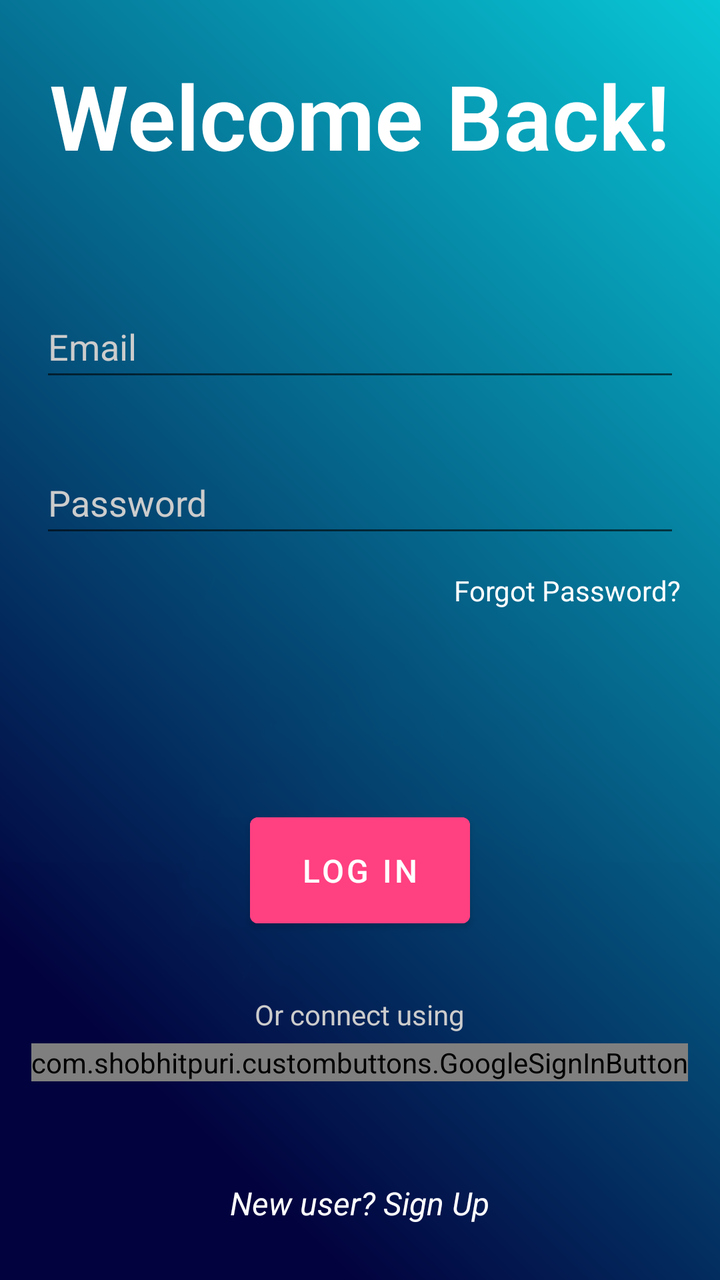
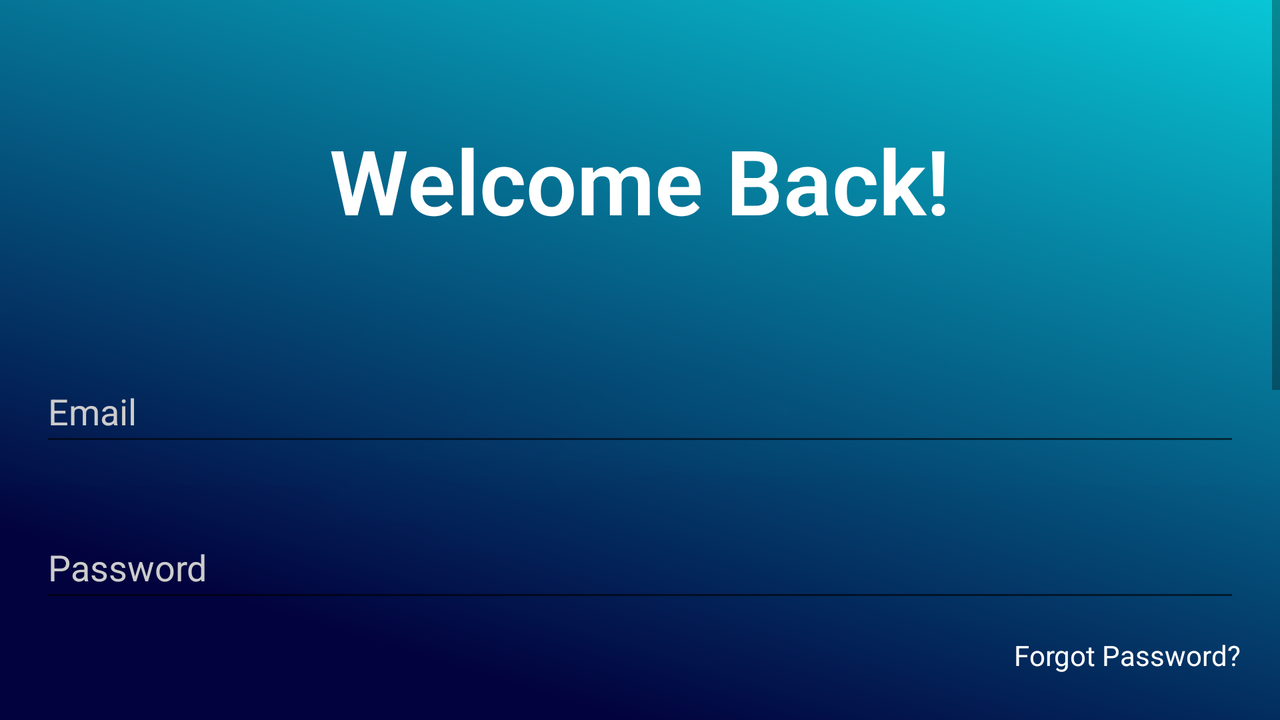

The same Android screen from two of the app's own layout files: first res/layout/ as a phone draws it, then the repository's variant for another configuration, drawn on a device whose configuration selects that folder. Both files follow.
<!-- AndroidManifest.xml: application theme Theme.ImproveU -->
<!-- res/layout/activity_login.xml -->
<?xml version="1.0" encoding="utf-8"?>
<LinearLayout xmlns:android="http://schemas.android.com/apk/res/android"
    xmlns:tools="http://schemas.android.com/tools"
    android:layout_width="match_parent"
    android:layout_height="match_parent"
    xmlns:app="http://schemas.android.com/apk/res-auto"
    android:orientation="vertical"
    android:gravity="center"
    android:background="@drawable/slidebackground"
    tools:context=".LoginActivity">

    <TextView
        android:id="@+id/signInTextView"
        android:layout_width="wrap_content"
        android:layout_height="wrap_content"
        android:fontFamily="sans-serif-light"
        android:text="@string/signIn_text"
        android:textColor="@color/white"
        android:textSize="45sp"
        android:textStyle="bold" />

    <EditText
        android:id="@+id/signInEmailAddress"
        android:layout_width="match_parent"
        android:layout_height="wrap_content"
        android:layout_marginStart="20dp"
        android:layout_marginEnd="20dp"
        android:layout_marginTop="60dp"
        android:autofillHints="emailAddress"
        android:drawableStart="@drawable/ic_email"
        android:drawablePadding="12dp"
        android:ems="10"
        android:hint="@string/email"
        android:inputType="textEmailAddress"
        android:minHeight="48dp"
        android:textColor="@color/white"
        android:textColorHint="@color/colorTransparentWhite" />

    <EditText
        android:id="@+id/signInPassword"
        android:layout_width="match_parent"
        android:layout_height="wrap_content"
        android:layout_marginStart="20dp"
        android:layout_marginEnd="20dp"
        android:layout_marginTop="30dp"
        android:ems="10"
        android:hint="@string/password"
        android:drawablePadding="12dp"
        android:drawableStart="@drawable/ic_lock"
        android:inputType="textPassword"
        android:minHeight="48dp"
        android:textColor="@color/white"
        android:textColorHint="@color/colorTransparentWhite"
        android:autofillHints="password" />

    <TextView
        android:id="@+id/forgotPassword"
        android:layout_width="match_parent"
        android:layout_height="wrap_content"
        android:layout_marginStart="20dp"
        android:layout_marginEnd="20dp"
        android:gravity="end"
        android:layout_marginTop="12dp"
        android:text="@string/forgotPassword_text"
        android:textColor="@color/white" />

    <ProgressBar
        android:id="@+id/progressBarLogin"
        android:layout_width="wrap_content"
        android:layout_height="wrap_content"
        android:layout_marginTop="20dp"
        android:visibility="invisible"/>

    <Button
        android:id="@+id/signInBtn"
        android:layout_width="110dp"
        android:layout_height="65dp"
        android:layout_marginTop="30dp"
        android:backgroundTint="@color/colorAccent"
        android:text="@string/signIn_btn"
        android:textSize="16sp"
        android:textColor="@color/white" />

    <TextView
        android:id="@+id/otherMethod"
        android:layout_width="wrap_content"
        android:layout_height="wrap_content"
        android:layout_marginTop="30dp"
        android:text="@string/otherMethod_text"
        android:textColor="@color/colorTransparentWhite" />

    <com.shobhitpuri.custombuttons.GoogleSignInButton
        android:id="@+id/googleSignIn"
        android:layout_width="wrap_content"
        android:layout_height="wrap_content"
        android:text="@string/google"
        app:isDarkTheme="false"
        android:layout_marginTop="5dp"/>

    <TextView
        android:id="@+id/newUserTextView"
        android:layout_width="wrap_content"
        android:layout_height="wrap_content"
        android:layout_marginTop="50dp"
        android:text="@string/newUser_text"
        android:textColor="@color/white"
        android:textSize="16sp"
        android:textStyle="italic" />

</LinearLayout>
<!-- resources referenced by this layout -->
<resources>
  <color name="colorAccent">#FF4081</color>
  <color name="colorTransparentWhite">#CCCCCC</color>
  <color name="white">#FFFFFFFF</color>
  <!-- drawable slidebackground: png bitmap (drawable-v24, 344181 bytes) -->
  <string name="email">Email</string>
  <string name="forgotPassword_text">Forgot Password?</string>
  <string name="google">Google</string>
  <string name="newUser_text">New user? Sign Up</string>
  <string name="otherMethod_text">Or connect using</string>
  <string name="password">Password</string>
  <string name="signIn_btn">Log In</string>
  <string name="signIn_text">Welcome Back!</string>
  <style name="Theme.ImproveU" parent="Theme.MaterialComponents.DayNight.NoActionBar">
          
          <item name="colorPrimary">@color/darkBlue</item>
          <item name="colorPrimaryVariant">@color/purple_700</item>
          <item name="colorOnPrimary">@color/white</item>
          
          <item name="colorSecondary">@color/colorAccent</item>
          <item name="colorSecondaryVariant">@color/teal_700</item>
          <item name="colorOnSecondary">@color/black</item>
          
          <item name="android:statusBarColor" tools:targetApi="l">?attr/colorPrimaryVariant</item>
          
          <item name="android:windowAnimationStyle">@style/CustomActivityAnimation</item>
          
          <item name="android:windowTranslucentStatus">true</item>
          
      </style>
  <color name="darkBlue">#052D5F</color>
  <color name="purple_700">#FF3700B3</color>
  <color name="teal_700">#FF018786</color>
  <color name="black">#FF000000</color>
  <style name="CustomActivityAnimation" parent="@android:style/Animation.Activity">
          <item name="android:activityOpenEnterAnimation">@anim/slide_in_right</item>
          <item name="android:activityOpenExitAnimation">@anim/slide_out_left</item>
          <item name="android:activityCloseEnterAnimation">@anim/slide_in_left</item>
          <item name="android:activityCloseExitAnimation">@anim/slide_out_right</item>
      </style>
</resources>
<!-- res/layout-land/activity_login.xml (the repository's variant of the layout above) -->
<!-- drawn on the phone turned sideways -->
<?xml version="1.0" encoding="utf-8"?>
<LinearLayout xmlns:android="http://schemas.android.com/apk/res/android"
    xmlns:tools="http://schemas.android.com/tools"
    xmlns:app="http://schemas.android.com/apk/res-auto"
    android:layout_width="match_parent"
    android:layout_height="match_parent"
    android:background="@drawable/slidebackground"
    tools:context=".LoginActivity">

    <ScrollView
        android:layout_width="match_parent"
        android:layout_height="match_parent"
        tools:ignore="UselessParent">

        <LinearLayout
            android:layout_width="match_parent"
            android:layout_height="wrap_content"
            android:orientation="vertical"
            android:gravity="center">

            <TextView
                android:id="@+id/signInTextView"
                android:layout_width="wrap_content"
                android:layout_height="wrap_content"
                android:layout_marginTop="60dp"
                android:fontFamily="sans-serif-light"
                android:text="@string/signIn_text"
                android:textColor="@color/white"
                android:textSize="45sp"
                android:textStyle="bold" />

            <EditText
                android:id="@+id/signInEmailAddress"
                android:layout_width="match_parent"
                android:layout_height="wrap_content"
                android:layout_marginStart="20dp"
                android:layout_marginEnd="20dp"
                android:layout_marginTop="60dp"
                android:autofillHints="emailAddress"
                android:drawableStart="@drawable/ic_email"
                android:drawablePadding="12dp"
                android:ems="10"
                android:hint="@string/email"
                android:inputType="textEmailAddress"
                android:minHeight="48dp"
                android:textColor="@color/white"
                android:textColorHint="@color/colorTransparentWhite" />

            <EditText
                android:id="@+id/signInPassword"
                android:layout_width="match_parent"
                android:layout_height="wrap_content"
                android:layout_marginStart="20dp"
                android:layout_marginEnd="20dp"
                android:layout_marginTop="30dp"
                android:ems="10"
                android:hint="@string/password"
                android:drawablePadding="12dp"
                android:drawableStart="@drawable/ic_lock"
                android:inputType="textPassword"
                android:minHeight="48dp"
                android:textColor="@color/white"
                android:textColorHint="@color/colorTransparentWhite"
                android:autofillHints="password" />

            <TextView
                android:id="@+id/forgotPassword"
                android:layout_width="match_parent"
                android:layout_height="wrap_content"
                android:layout_marginStart="20dp"
                android:layout_marginEnd="20dp"
                android:gravity="end"
                android:layout_marginTop="12dp"
                android:text="@string/forgotPassword_text"
                android:textColor="@color/white" />

            <ProgressBar
                android:id="@+id/progressBarLogin"
                android:layout_width="wrap_content"
                android:layout_height="wrap_content"
                android:layout_marginTop="20dp"
                android:visibility="invisible"/>

            <Button
                android:id="@+id/signInBtn"
                android:layout_width="110dp"
                android:layout_height="65dp"
                android:layout_marginTop="30dp"
                android:backgroundTint="@color/colorAccent"
                android:text="@string/signIn_btn"
                android:textSize="16sp"
                android:textColor="@color/white" />

            <TextView
                android:id="@+id/otherMethod"
                android:layout_width="wrap_content"
                android:layout_height="wrap_content"
                android:layout_marginTop="30dp"
                android:text="@string/otherMethod_text"
                android:textColor="@color/colorTransparentWhite" />

            <com.shobhitpuri.custombuttons.GoogleSignInButton
                android:id="@+id/googleSignIn"
                android:layout_width="wrap_content"
                android:layout_height="wrap_content"
                android:text="@string/google"
                app:isDarkTheme="false"
                android:layout_marginTop="5dp"/>

            <TextView
                android:id="@+id/newUserTextView"
                android:layout_width="wrap_content"
                android:layout_height="wrap_content"
                android:layout_marginTop="50dp"
                android:layout_marginBottom="20dp"
                android:text="@string/newUser_text"
                android:textColor="@color/white"
                android:textSize="16sp"
                android:textStyle="italic" />

        </LinearLayout>

    </ScrollView>

</LinearLayout>
